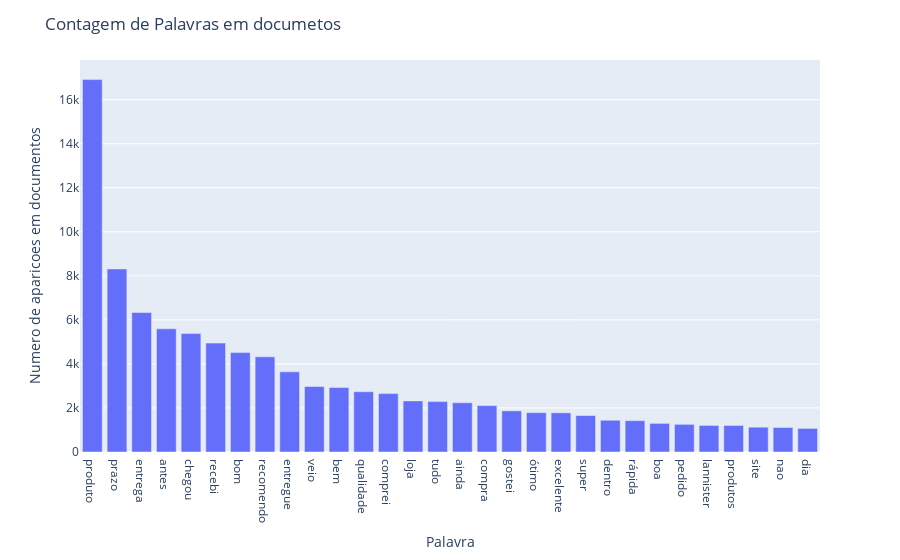

Here is the notebook cell this chart was saved with:
### Code cell
#Plota grafico numero de aparicoes x palavra
fig = px.bar(x=palavras[0:30], y=contagens[0:30])
fig.update_layout(
    title="Contagem de Palavras em documetos",
    xaxis_title="Palavra",
    yaxis_title="Numero de aparicoes em documentos",
)

fig.show()

### Figure 1 — Plotly figure (JSON) as saved in the notebook; plotly's stock layout.template omitted (floating-point values rounded to 4 significant figures)
{"data": [{"alignmentgroup": "True", "hovertemplate": "x=%{x}<br>y=%{y}<extra></extra>", "legendgroup": "", "marker": {"color": "#636efa", "pattern": {"shape": ""}}, "name": "", "offsetgroup": "", "orientation": "v", "showlegend": false, "textposition": "auto", "type": "bar", "x": ["produto", "prazo", "entrega", "antes", "chegou", "recebi", "bom", "recomendo", "entregue", "veio", "bem", "qualidade", "comprei", "loja", "tudo", "ainda", "compra", "gostei", "ótimo", "excelente", "super", "dentro", "rápida", "boa", "pedido", "lannister", "produtos", "site", "nao", "dia"], "xaxis": "x", "y": [16911, 8311, 6336, 5592, 5377, 4945, 4514, 4322, 3641, 2974, 2926, 2737, 2651, 2321, 2288, 2235, 2107, 1868, 1787, 1779, 1656, 1442, 1423, 1301, 1256, 1207, 1205, 1126, 1113, 1072], "yaxis": "y"}], "layout": {"barmode": "relative", "legend": {"tracegroupgap": 0}, "margin": {"t": 60}, "title": {"text": "Contagem de Palavras em documetos"}, "xaxis": {"anchor": "y", "domain": [0, 1], "title": {"text": "Palavra"}}, "yaxis": {"anchor": "x", "domain": [0, 1], "title": {"text": "Numero de aparicoes em documentos"}}}}
